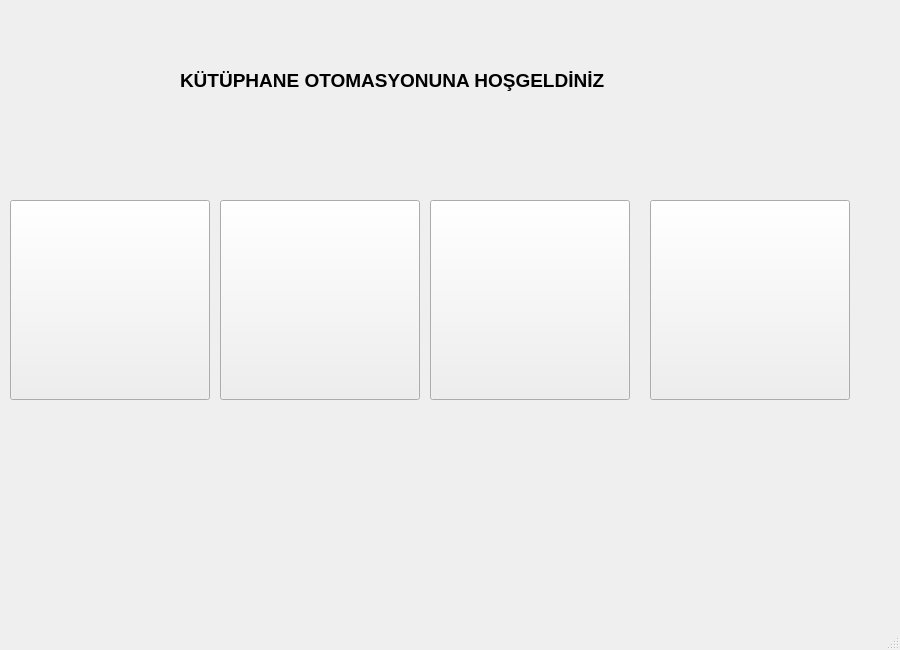
<?xml version="1.0" encoding="UTF-8"?>
<ui version="4.0">
 <class>MainWindow</class>
 <widget class="QMainWindow" name="MainWindow">
  <property name="geometry">
   <rect>
    <x>0</x>
    <y>0</y>
    <width>900</width>
    <height>650</height>
   </rect>
  </property>
  <property name="windowTitle">
   <string>MainWindow</string>
  </property>
  <widget class="QWidget" name="centralwidget">
   <widget class="QLabel" name="label">
    <property name="geometry">
     <rect>
      <x>180</x>
      <y>60</y>
      <width>511</width>
      <height>41</height>
     </rect>
    </property>
    <property name="palette">
     <palette>
      <active>
       <colorrole role="WindowText">
        <brush brushstyle="SolidPattern">
         <color alpha="255">
          <red>170</red>
          <green>0</green>
          <blue>0</blue>
         </color>
        </brush>
       </colorrole>
       <colorrole role="Button">
        <brush brushstyle="SolidPattern">
         <color alpha="255">
          <red>255</red>
          <green>255</green>
          <blue>255</blue>
         </color>
        </brush>
       </colorrole>
       <colorrole role="Light">
        <brush brushstyle="SolidPattern">
         <color alpha="255">
          <red>255</red>
          <green>255</green>
          <blue>255</blue>
         </color>
        </brush>
       </colorrole>
       <colorrole role="Midlight">
        <brush brushstyle="SolidPattern">
         <color alpha="255">
          <red>255</red>
          <green>255</green>
          <blue>255</blue>
         </color>
        </brush>
       </colorrole>
       <colorrole role="Dark">
        <brush brushstyle="SolidPattern">
         <color alpha="255">
          <red>127</red>
          <green>127</green>
          <blue>127</blue>
         </color>
        </brush>
       </colorrole>
       <colorrole role="Mid">
        <brush brushstyle="SolidPattern">
         <color alpha="255">
          <red>170</red>
          <green>170</green>
          <blue>170</blue>
         </color>
        </brush>
       </colorrole>
       <colorrole role="Text">
        <brush brushstyle="SolidPattern">
         <color alpha="255">
          <red>0</red>
          <green>0</green>
          <blue>0</blue>
         </color>
        </brush>
       </colorrole>
       <colorrole role="BrightText">
        <brush brushstyle="SolidPattern">
         <color alpha="255">
          <red>255</red>
          <green>255</green>
          <blue>255</blue>
         </color>
        </brush>
       </colorrole>
       <colorrole role="ButtonText">
        <brush brushstyle="SolidPattern">
         <color alpha="255">
          <red>0</red>
          <green>0</green>
          <blue>0</blue>
         </color>
        </brush>
       </colorrole>
       <colorrole role="Base">
        <brush brushstyle="SolidPattern">
         <color alpha="255">
          <red>255</red>
          <green>255</green>
          <blue>255</blue>
         </color>
        </brush>
       </colorrole>
       <colorrole role="Window">
        <brush brushstyle="SolidPattern">
         <color alpha="255">
          <red>255</red>
          <green>255</green>
          <blue>255</blue>
         </color>
        </brush>
       </colorrole>
       <colorrole role="Shadow">
        <brush brushstyle="SolidPattern">
         <color alpha="255">
          <red>0</red>
          <green>0</green>
          <blue>0</blue>
         </color>
        </brush>
       </colorrole>
       <colorrole role="AlternateBase">
        <brush brushstyle="SolidPattern">
         <color alpha="255">
          <red>255</red>
          <green>255</green>
          <blue>255</blue>
         </color>
        </brush>
       </colorrole>
       <colorrole role="ToolTipBase">
        <brush brushstyle="SolidPattern">
         <color alpha="255">
          <red>255</red>
          <green>255</green>
          <blue>220</blue>
         </color>
        </brush>
       </colorrole>
       <colorrole role="ToolTipText">
        <brush brushstyle="SolidPattern">
         <color alpha="255">
          <red>0</red>
          <green>0</green>
          <blue>0</blue>
         </color>
        </brush>
       </colorrole>
       <colorrole role="PlaceholderText">
        <brush brushstyle="SolidPattern">
         <color alpha="127">
          <red>0</red>
          <green>0</green>
          <blue>0</blue>
         </color>
        </brush>
       </colorrole>
      </active>
      <inactive>
       <colorrole role="WindowText">
        <brush brushstyle="SolidPattern">
         <color alpha="255">
          <red>0</red>
          <green>0</green>
          <blue>0</blue>
         </color>
        </brush>
       </colorrole>
       <colorrole role="Button">
        <brush brushstyle="SolidPattern">
         <color alpha="255">
          <red>240</red>
          <green>240</green>
          <blue>240</blue>
         </color>
        </brush>
       </colorrole>
       <colorrole role="Light">
        <brush brushstyle="SolidPattern">
         <color alpha="255">
          <red>255</red>
          <green>255</green>
          <blue>255</blue>
         </color>
        </brush>
       </colorrole>
       <colorrole role="Midlight">
        <brush brushstyle="SolidPattern">
         <color alpha="255">
          <red>227</red>
          <green>227</green>
          <blue>227</blue>
         </color>
        </brush>
       </colorrole>
       <colorrole role="Dark">
        <brush brushstyle="SolidPattern">
         <color alpha="255">
          <red>160</red>
          <green>160</green>
          <blue>160</blue>
         </color>
        </brush>
       </colorrole>
       <colorrole role="Mid">
        <brush brushstyle="SolidPattern">
         <color alpha="255">
          <red>160</red>
          <green>160</green>
          <blue>160</blue>
         </color>
        </brush>
       </colorrole>
       <colorrole role="Text">
        <brush brushstyle="SolidPattern">
         <color alpha="255">
          <red>0</red>
          <green>0</green>
          <blue>0</blue>
         </color>
        </brush>
       </colorrole>
       <colorrole role="BrightText">
        <brush brushstyle="SolidPattern">
         <color alpha="255">
          <red>255</red>
          <green>255</green>
          <blue>255</blue>
         </color>
        </brush>
       </colorrole>
       <colorrole role="ButtonText">
        <brush brushstyle="SolidPattern">
         <color alpha="255">
          <red>0</red>
          <green>0</green>
          <blue>0</blue>
         </color>
        </brush>
       </colorrole>
       <colorrole role="Base">
        <brush brushstyle="SolidPattern">
         <color alpha="255">
          <red>255</red>
          <green>255</green>
          <blue>255</blue>
         </color>
        </brush>
       </colorrole>
       <colorrole role="Window">
        <brush brushstyle="SolidPattern">
         <color alpha="255">
          <red>240</red>
          <green>240</green>
          <blue>240</blue>
         </color>
        </brush>
       </colorrole>
       <colorrole role="Shadow">
        <brush brushstyle="SolidPattern">
         <color alpha="255">
          <red>105</red>
          <green>105</green>
          <blue>105</blue>
         </color>
        </brush>
       </colorrole>
       <colorrole role="AlternateBase">
        <brush brushstyle="SolidPattern">
         <color alpha="255">
          <red>245</red>
          <green>245</green>
          <blue>245</blue>
         </color>
        </brush>
       </colorrole>
       <colorrole role="ToolTipBase">
        <brush brushstyle="SolidPattern">
         <color alpha="255">
          <red>255</red>
          <green>255</green>
          <blue>220</blue>
         </color>
        </brush>
       </colorrole>
       <colorrole role="ToolTipText">
        <brush brushstyle="SolidPattern">
         <color alpha="255">
          <red>0</red>
          <green>0</green>
          <blue>0</blue>
         </color>
        </brush>
       </colorrole>
       <colorrole role="PlaceholderText">
        <brush brushstyle="SolidPattern">
         <color alpha="128">
          <red>0</red>
          <green>0</green>
          <blue>0</blue>
         </color>
        </brush>
       </colorrole>
      </inactive>
      <disabled>
       <colorrole role="WindowText">
        <brush brushstyle="SolidPattern">
         <color alpha="255">
          <red>127</red>
          <green>127</green>
          <blue>127</blue>
         </color>
        </brush>
       </colorrole>
       <colorrole role="Button">
        <brush brushstyle="SolidPattern">
         <color alpha="255">
          <red>255</red>
          <green>255</green>
          <blue>255</blue>
         </color>
        </brush>
       </colorrole>
       <colorrole role="Light">
        <brush brushstyle="SolidPattern">
         <color alpha="255">
          <red>255</red>
          <green>255</green>
          <blue>255</blue>
         </color>
        </brush>
       </colorrole>
       <colorrole role="Midlight">
        <brush brushstyle="SolidPattern">
         <color alpha="255">
          <red>255</red>
          <green>255</green>
          <blue>255</blue>
         </color>
        </brush>
       </colorrole>
       <colorrole role="Dark">
        <brush brushstyle="SolidPattern">
         <color alpha="255">
          <red>127</red>
          <green>127</green>
          <blue>127</blue>
         </color>
        </brush>
       </colorrole>
       <colorrole role="Mid">
        <brush brushstyle="SolidPattern">
         <color alpha="255">
          <red>170</red>
          <green>170</green>
          <blue>170</blue>
         </color>
        </brush>
       </colorrole>
       <colorrole role="Text">
        <brush brushstyle="SolidPattern">
         <color alpha="255">
          <red>127</red>
          <green>127</green>
          <blue>127</blue>
         </color>
        </brush>
       </colorrole>
       <colorrole role="BrightText">
        <brush brushstyle="SolidPattern">
         <color alpha="255">
          <red>255</red>
          <green>255</green>
          <blue>255</blue>
         </color>
        </brush>
       </colorrole>
       <colorrole role="ButtonText">
        <brush brushstyle="SolidPattern">
         <color alpha="255">
          <red>127</red>
          <green>127</green>
          <blue>127</blue>
         </color>
        </brush>
       </colorrole>
       <colorrole role="Base">
        <brush brushstyle="SolidPattern">
         <color alpha="255">
          <red>255</red>
          <green>255</green>
          <blue>255</blue>
         </color>
        </brush>
       </colorrole>
       <colorrole role="Window">
        <brush brushstyle="SolidPattern">
         <color alpha="255">
          <red>255</red>
          <green>255</green>
          <blue>255</blue>
         </color>
        </brush>
       </colorrole>
       <colorrole role="Shadow">
        <brush brushstyle="SolidPattern">
         <color alpha="255">
          <red>0</red>
          <green>0</green>
          <blue>0</blue>
         </color>
        </brush>
       </colorrole>
       <colorrole role="AlternateBase">
        <brush brushstyle="SolidPattern">
         <color alpha="255">
          <red>245</red>
          <green>245</green>
          <blue>245</blue>
         </color>
        </brush>
       </colorrole>
       <colorrole role="ToolTipBase">
        <brush brushstyle="SolidPattern">
         <color alpha="255">
          <red>255</red>
          <green>255</green>
          <blue>220</blue>
         </color>
        </brush>
       </colorrole>
       <colorrole role="ToolTipText">
        <brush brushstyle="SolidPattern">
         <color alpha="255">
          <red>0</red>
          <green>0</green>
          <blue>0</blue>
         </color>
        </brush>
       </colorrole>
       <colorrole role="PlaceholderText">
        <brush brushstyle="SolidPattern">
         <color alpha="128">
          <red>0</red>
          <green>0</green>
          <blue>0</blue>
         </color>
        </brush>
       </colorrole>
      </disabled>
     </palette>
    </property>
    <property name="font">
     <font>
      <pointsize>14</pointsize>
      <bold>true</bold>
     </font>
    </property>
    <property name="text">
     <string>KÜTÜPHANE OTOMASYONUNA HOŞGELDİNİZ</string>
    </property>
   </widget>
   <widget class="QPushButton" name="btn_uye_islemleri">
    <property name="geometry">
     <rect>
      <x>10</x>
      <y>200</y>
      <width>200</width>
      <height>200</height>
     </rect>
    </property>
    <property name="styleSheet">
     <string notr="true">border-image: url(:/new/prefix1/user.jpg);</string>
    </property>
    <property name="text">
     <string/>
    </property>
   </widget>
   <widget class="QPushButton" name="btn_kitap_islemleri">
    <property name="geometry">
     <rect>
      <x>220</x>
      <y>200</y>
      <width>200</width>
      <height>200</height>
     </rect>
    </property>
    <property name="styleSheet">
     <string notr="true">border-image: url(:/new/prefix1/book.jpg);</string>
    </property>
    <property name="text">
     <string/>
    </property>
   </widget>
   <widget class="QPushButton" name="btn_odunc_al">
    <property name="geometry">
     <rect>
      <x>430</x>
      <y>200</y>
      <width>200</width>
      <height>200</height>
     </rect>
    </property>
    <property name="styleSheet">
     <string notr="true">border-image: url(:/new/prefix1/odunc_1.jpg);</string>
    </property>
    <property name="text">
     <string/>
    </property>
   </widget>
   <widget class="QPushButton" name="btn_odunc_teslim">
    <property name="geometry">
     <rect>
      <x>650</x>
      <y>200</y>
      <width>200</width>
      <height>200</height>
     </rect>
    </property>
    <property name="styleSheet">
     <string notr="true">border-image: url(:/new/prefix1/odunc_2.jpg);</string>
    </property>
    <property name="text">
     <string/>
    </property>
   </widget>
  </widget>
  <widget class="QMenuBar" name="menubar">
   <property name="geometry">
    <rect>
     <x>0</x>
     <y>0</y>
     <width>900</width>
     <height>25</height>
    </rect>
   </property>
  </widget>
  <widget class="QStatusBar" name="statusbar"/>
 </widget>
 <resources/>
 <connections/>
</ui>
